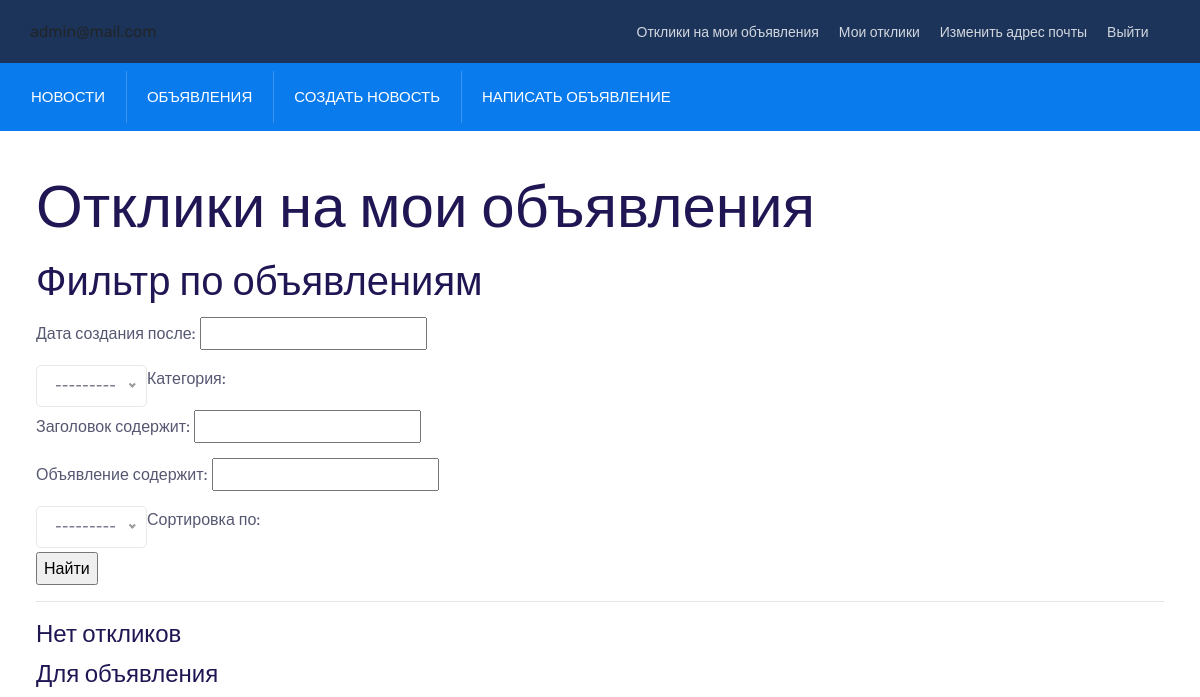
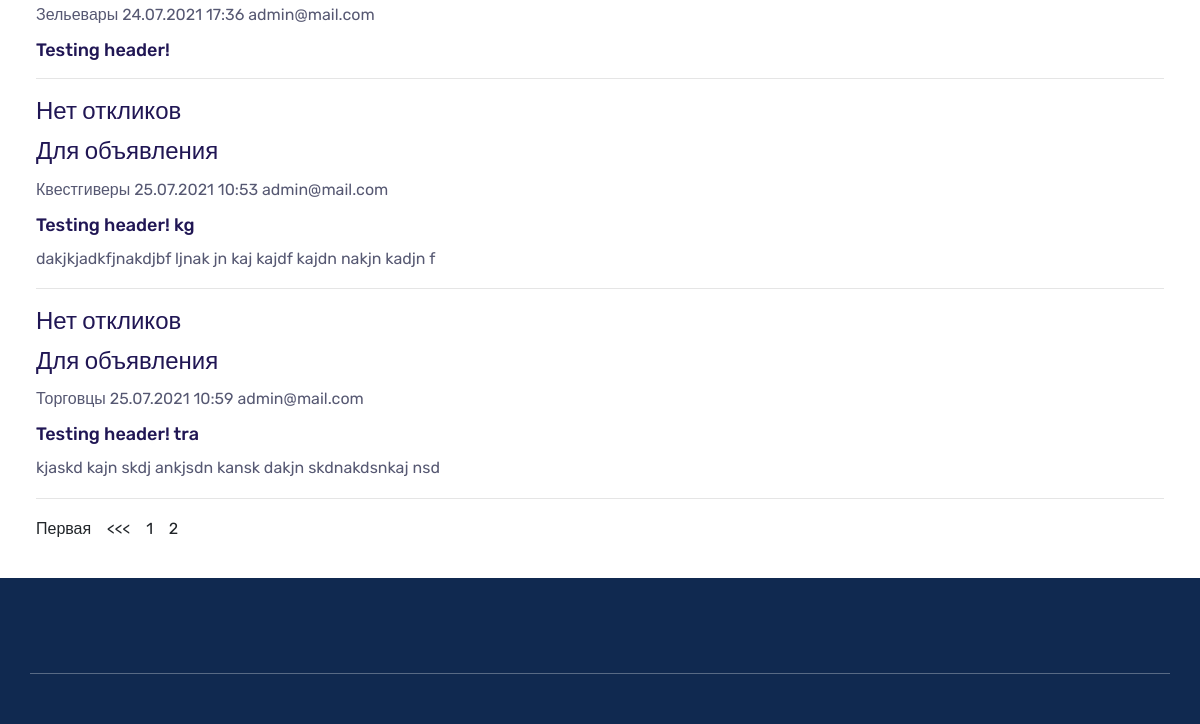
The app's page /board/ad/filtered?page=2 (signed in), older data (2 pictures, top to bottom).
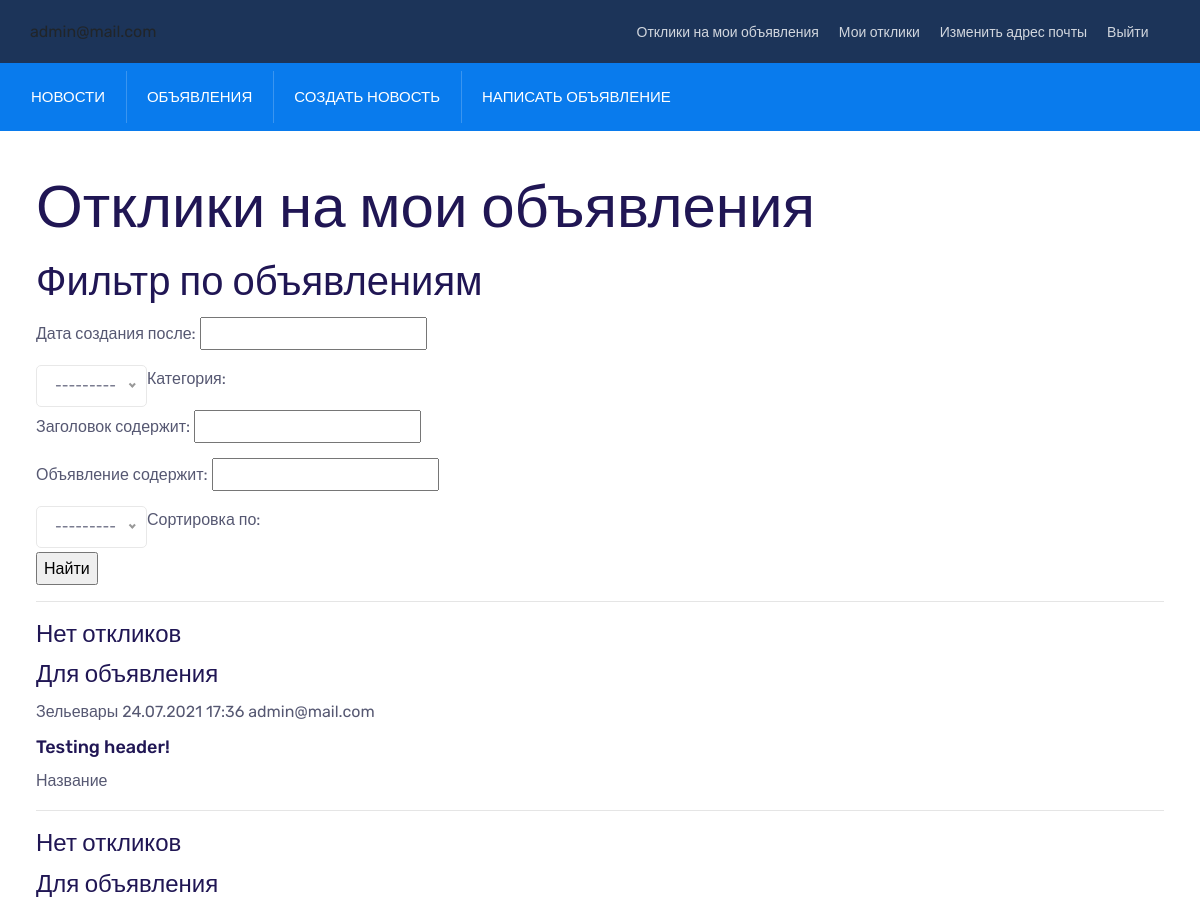
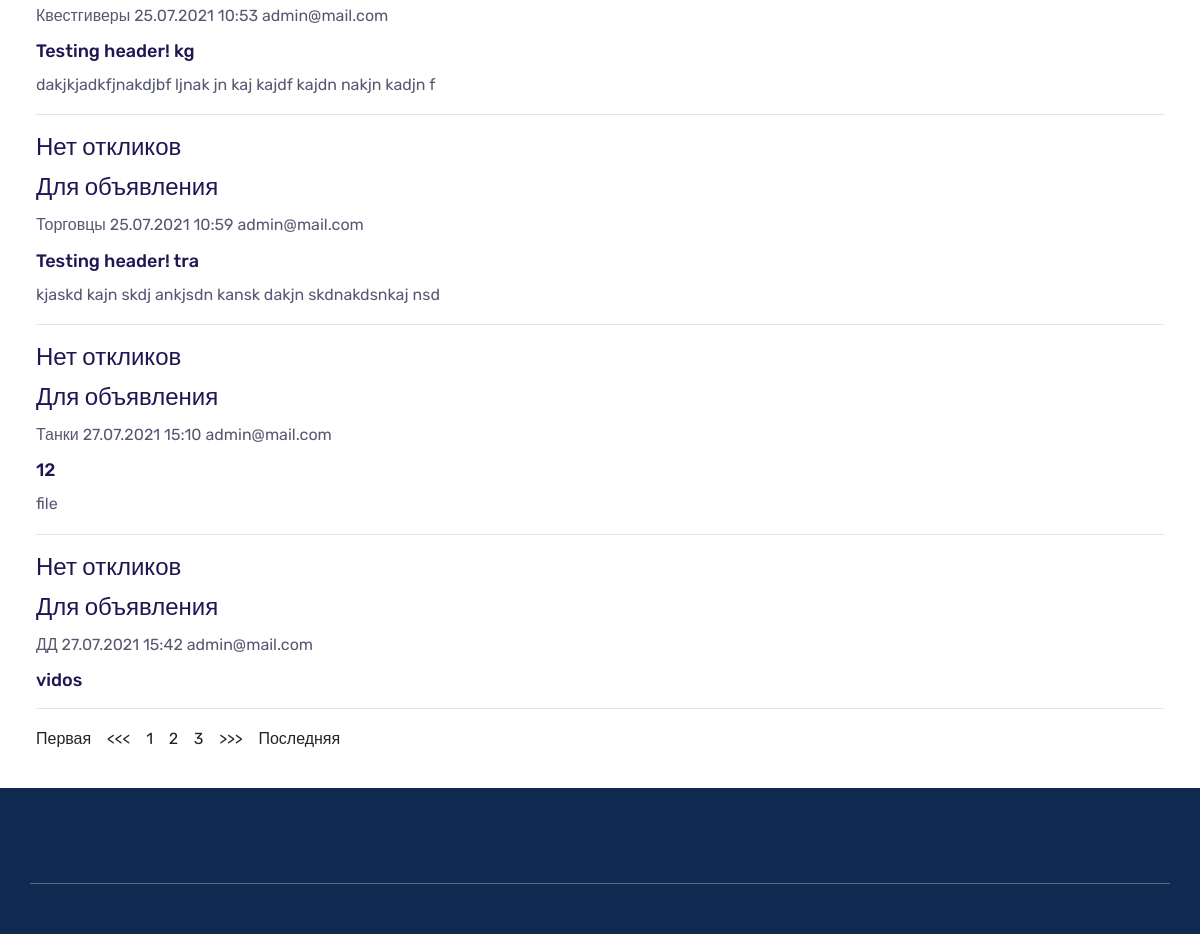
The same page, newer data (2 pictures, top to bottom).
### board/models.py (models this page shows, shortened)
class Ad(models.Model):
    user_id = models.ForeignKey(auth.get_user_model(),
                                on_delete=models.CASCADE)
    category_id = models.ForeignKey(Category, on_delete=models.CASCADE,
                                    verbose_name='Категория')
    header = models.CharField(max_length=255, verbose_name='Заголовок')
    ad = RichTextUploadingField(default='', verbose_name='Объявление')
    creation_time = models.DateTimeField(auto_now_add=True)

### board/views.py (the view)
# urls.py: path('ad/filtered', AdFiltered.as_view(), name='ad_filtered_view'),
class AdFiltered(LoginRequiredMixin, FilterView):
    filterset_class = AdFilter
    template_name = 'ad_filtered.html'
    context_object_name = 'ad_filtered'
    ordering = ['-creation_time']
    paginate_by = 5
    def get_queryset(self):
        queryset = Ad.objects.filter(user_id=self.request.user).values(
            'user_id__email',
            'category_id__name',
            'header',
            'ad',
            'id',
            'creation_time',
            'reply__user_id__email',
            'reply__reply',
            'reply__creation_time',
            'reply__is_approved',
            'reply__id',
        )
        return queryset

### board/models.py (called while the page is built)
def return_user_email(user):
    return user.email

    def __str__(self):
        return self.name

### board/templatetags/url_filters.py (called while the page is built)
@register.filter
@stringfilter
def cut_url_tag(value: str, arg):
    start = value.find('&'+str(arg))
    if start == -1:
        start = value.find('?'+str(arg))
        if start == -1:
            return value
    end = value.find('&', start+1)
    if end == -1:
        return value.replace(value[start:], '')
    else:
        return cut_url_tag(value.replace(value[start:end], ''), arg)

@register.filter
@stringfilter
def add_page_tag(value: str, arg):
    value = cut_url_tag(value, 'page')
    if value.find('?') == -1:
        return value+'?page='+str(arg)
    else:
        return value+'&page='+str(arg)

### templates/ad_filtered.html (shortened to what this page needs)
{% extends 'flatpages/default.html' %}
{% block body %}
    <h1>Отклики на мои объявления</h1>
    <h2>Фильтр по объявлениям</h2>
    <form method="GET">
        {{ filter.form.as_p }}
        <input type="submit" value="Найти">
    </form>
    <hr>
    {% if page_obj %}
        {% for ad in page_obj %}
            {% if ad.reply__is_approved != None %}
                <h5>
                    Отклик
                </h5>
                <p>
                    {{ ad.reply__user_id__email }}
                    {{ ad.reply__creation_time }}
                </p>
                <p>
                    {{ ad.reply__reply }}
                </p>
                {% if not ad.reply__is_approved %}
                    <p> <b>Статус:</b>
                        <div>
                            <button><a href="{% url 'reply_approve_view' ad.reply__id %}">Подтвердить</a></button>
                            <button><a href="{% url 'reply_delete_view' ad.reply__id %}">Удалить</a></button>
                        </div>
                    </p>
                {% else %}
                    <p> <b>Статус:</b>
                        Подтвержден
                    </p>
                {% endif %}
            {% else %}
                <h5>
                    Нет откликов
                </h5>
            {% endif %}
            <h5>
                Для объявления
            </h5>
            <p>
                {{ ad.category_id__name }}
                {{ ad.creation_time|date:'d.m.Y G:i' }}
                {{ ad.user_id__email }}
            </p>
            <h6>
                <a href="{% url 'ad_detail_view' ad.id %}">{{ ad.header }}</a>
            </h6>
            <p>
                {{ ad.ad|striptags|truncatewords:30 }}
            </p>
            <hr>
        {% endfor %}
        {% block paginator %}
            {{ block.super }}
        {% endblock paginator %}
    {% else %}
        <h2>Нет откликов и объявлений!</h2>
    {% endif %}
{% endblock body %}

Row changes from the older to the newer data that the page shows:
changed Ad "Testing header!": ad (not shown) → "Название"
added Ad: category_id__name "Танки", creation_time "27.07.2021 15:10", user_id__email "admin@mail.com", header "12", ad "file"
added Ad: category_id__name "ДД", creation_time "27.07.2021 15:42", user_id__email "admin@mail.com", header "vidos"
Text that changed along with them:
new list line: "3"
text now shown: ">>> Последняя"
